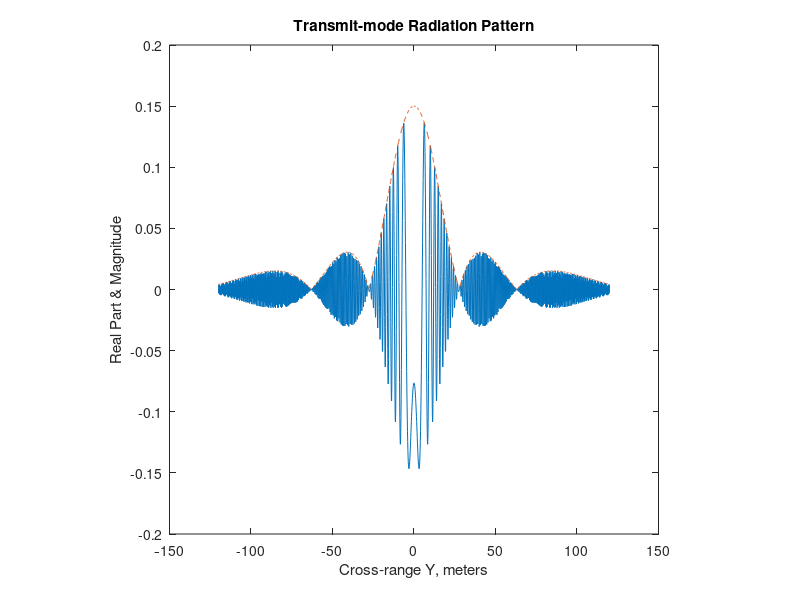
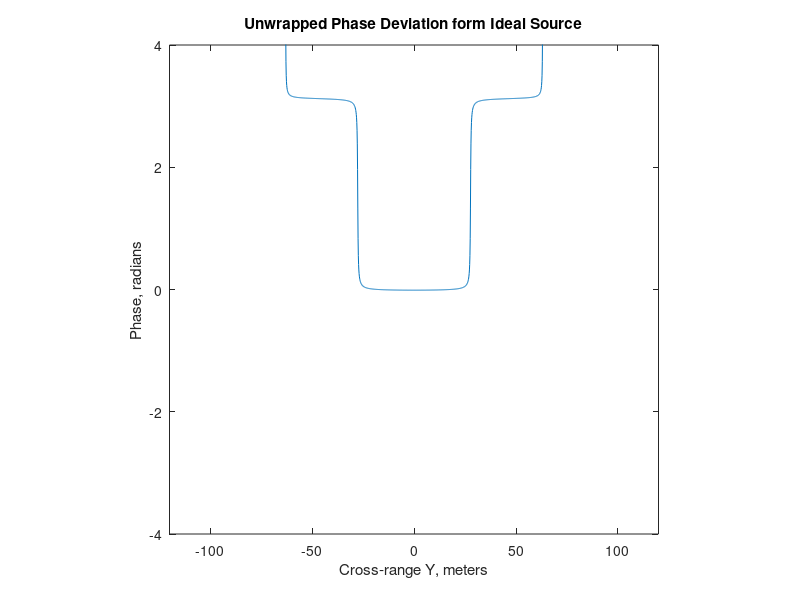

Recreate these plots in MATLAB, in order. (Note: this script raises an error after producing the figures.)

        %%%%%%%%%%%%%%%%%%%%%%%%%%%%%%%%%%%%%%%%%%%%%
        %          RADAR RADIATION PATTERN          %
        %%%%%%%%%%%%%%%%%%%%%%%%%%%%%%%%%%%%%%%%%%%%%


cj=sqrt(-1);
pi2=2*pi;

c=3e8;                   % propagation speed
w=pi2*1e9;               % radar frequency (1GHz)
% w=pi2*2e9;               % radar frequency (2GHz)
k=w/c;                   % wavenumber
lambda=pi2/k;            % wavelength
x=100;                   % range
D=1;                     % radar diameter
guard=4;                 % guard band factor in y and ky domains
%
dell=lambda/4;           % sample spacing on surface of radar for
                         % evaluating ell surface integral
nell2=ceil(D/(2*dell));
nell=2*nell2+1;          % number of surface elements on radar
ell=dell*(-nell2:nell2); % cross-range of surface elements on radar

% OPTIONS: option=1 is for a planar radar
%          option=2 is for a parabolic radar (without a feed)

option=1;

if option == 1,          % Planar Radar

 xell=zeros(1,nell);     % range of surface elements on radar
 B=(x*lambda)/D;         % beamwidth (y domain support)
 kumax=(pi2/D);          % ky (slow-time Doppler) domain support
 jac=ones(1,nell);       % radar surface jacobian

elseif option == 2,            % Parabolic Radar
 
 xf=2;                         % focal range
 xell=(ell.^2)/(2*xf);         % range of surface elements on radar
 phd=atan(D/(2*xf));           % divergence angle
 B=x*sin(phd);                 % beamwidth (y domain support)
 kumax=k*sin(phd);             % ky (slow-time Doppler) domain support
 jac=sqrt(1+(ell/xf).^2);      % radar surface jacobian

end;

dy=pi/(guard*kumax);     % sample spacing in y domain for h(x,y,omega)
ny=guard*2*ceil(B/dy);   % number of y samples
y=dy*(-ny/2:ny/2-1);     % y array
dky=pi2/(ny*dy);         % sample spacing in ky (Doppler) domain
ky=dky*(-ny/2:ny/2-1);   % ky (Doppler) array

%%%%%%%%%%%%%%%%%%%%%%%%%%%%%%%%%%%%%%
%% Transmit-mode Radiation Pattern  %%
%%%%%%%%%%%%%%%%%%%%%%%%%%%%%%%%%%%%%%

dis=sqrt(((x-xell(:)).^2) ...
  *ones(1,ny)+(ones(nell,1)*y-ell(:)*ones(1,ny)).^2);
ht=sum(((jac(:)*ones(1,ny)).*exp(-cj*k*dis))./dis);

figure
plot(y,real(ht),'-',y,abs(ht),'--');axis('square')
xlabel('Cross-range Y, meters')
ylabel('Real Part & Magnitude')
title('Transmit-mode Radiation Pattern')
% print P3.1a.ps
% pause(1)

dis=sqrt(x^2+y.^2);
h0t=exp(-cj*k*dis)./dis;        % ideal (omni-directional) source
                                % spatial radiation pattern
%
hd=ht.*conj(h0t);      % radiation pattern deviation from ideal source
phd=angle(hd);          % and its phase
I=ny/2+1:-1:1;
temp=unwrap(angle(hd(I)));
uphd=zeros(1,ny);
uphd(I)=temp;
uphd(ny/2+2:ny)=temp(2:ny/2);       % and its unwrapped phase
%
figure
plot(y,uphd);
axis('square')
xlabel('Cross-range Y, meters')
ylabel('Phase, radians')
title('Unwrapped Phase Deviation form Ideal Source')
axis([y(1) y(ny) -4 4])
% print P3.2a.ps
% pause(1)

%%%%%%%%%%%%%%%%%%%%%%%%%%%%%%%%%%%%%%%%%%%%%%%%%%%%%%%%%%
%% Doppler Spectrum of Transmit-mode Radiation Pattern  %%
%%%%%%%%%%%%%%%%%%%%%%%%%%%%%%%%%%%%%%%%%%%%%%%%%%%%%%%%%%

fht=fty(ht);

figure
plot(ky,real(fht),'-',ky,abs(fht),'--');axis('square')
xlabel('Spatial (Doppler) Frequency K_y, radians/m')
ylabel('Real Part & Magnitude')
title('Transmit-mode Radiation Pattern Doppler Spectrum')
% print P3.3a.ps
% pause(1)

kxt=k^2-ky.^2;
kxt=sqrt((kxt > 0).*kxt);
fh0t=exp(-cj*kxt*x-cj*.25*pi);    % ideal (omni-directional) source
                                  % Doppler spectrum
%
fhd=fht.*conj(fh0t);               % deviation from ideal source
pfhd=angle(fhd);                   % and its phase
I=ny/2+1:-1:1;
temp=unwrap(angle(fhd(I)));
upfhd=zeros(1,ny);
upfhd(I)=temp;
upfhd(ny/2+2:ny)=temp(2:ny/2);       % and its unwrapped phase

%
figure
plot(ky,upfhd);
axis('square')
xlabel('Spatial (Doppler) Frequency K_y, radians/m')
ylabel('Phase, radians')
title('Doppler Domain Unwrapped Phase Deviation form Ideal Source')
axis([ky(1) ky(ny) -4 4])
% print P3.4a.ps
% pause(1)

%%%%%%%%%%%%%%%%%%%%%%%%%%%%%%%%%%%%%%
%%       T&R Radiation Pattern      %%
%%%%%%%%%%%%%%%%%%%%%%%%%%%%%%%%%%%%%%

h=ht.^2;

figure
plot(y,real(h),'-',y,abs(h),'--');axis('square')
xlabel('Cross-range Y, meters')
ylabel('Real Part & Magnitude')
title('T&R Radiation Pattern')
% print P3.5a.ps
% pause(1)

h0=exp(-cj*2*k*sqrt(x^2+y.^2));    % ideal T&R radiation pattern
%
hd=h.*conj(h0);         % radiation pattern deviation from ideal T&R
phd=angle(hd);          % and its phase
I=ny/2+1:-1:1;
temp=unwrap(angle(hd(I)));
uphd=zeros(1,ny);
uphd(I)=temp;
uphd(ny/2+2:ny)=temp(2:ny/2);       % and its unwrapped phase
%
figure
plot(y,uphd);
axis('square')
xlabel('Cross-range Y, meters')
ylabel('Phase, radians')
title('Unwrapped Phase Deviation form Ideal T&R')
axis([y(1) y(ny) -4 4])
% print P3.6a.ps
% pause(1)

%%%%%%%%%%%%%%%%%%%%%%%%%%%%%%%%%%%%%%%%%%%%%%%%%%%%%%%%%%%%%%%
% Doppler Spectrum of Transmit-Receive Mode Radiation Pattern %
%%%%%%%%%%%%%%%%%%%%%%%%%%%%%%%%%%%%%%%%%%%%%%%%%%%%%%%%%%%%%%%
fh=fty(h);

figure
plot(ky,real(fh),'-',ky,abs(fh),'--');axis('square')
xlabel('Spatial (Doppler) Frequency K_y, radians/m')
ylabel('Real Part & Magnitude')
title('T&R Radiation Pattern Doppler Spectrum')
% print P3.7a.ps
% pause(1)

kx=(2*k)^2-ky.^2;
kx=sqrt((kx > 0).*kx);
fh0=exp(-cj*kx*x-cj*.25*pi);    % ideal Transmitter-Receiver
                                % Doppler spectrum
%
fhd=fh.*conj(fh0);               % deviation from ideal T&R
pfhd=angle(fhd);                 % and its phase
I=ny/2+1:-1:1;
temp=unwrap(angle(fhd(I)));
upfhd=zeros(1,ny);
upfhd(I)=temp;
upfhd(ny/2+2:ny)=temp(2:ny/2);       % and its unwrapped phase

%
figure
plot(ky,upfhd);
axis('square')
xlabel('Spatial (Doppler) Frequency K_y, radians/m')
ylabel('Phase, radians')
title('Doppler Domain Unwrapped Phase Deviation form Ideal T&R')
axis([ky(1) ky(ny) -4 4])
% print P3.8a.ps
% pause(1)

